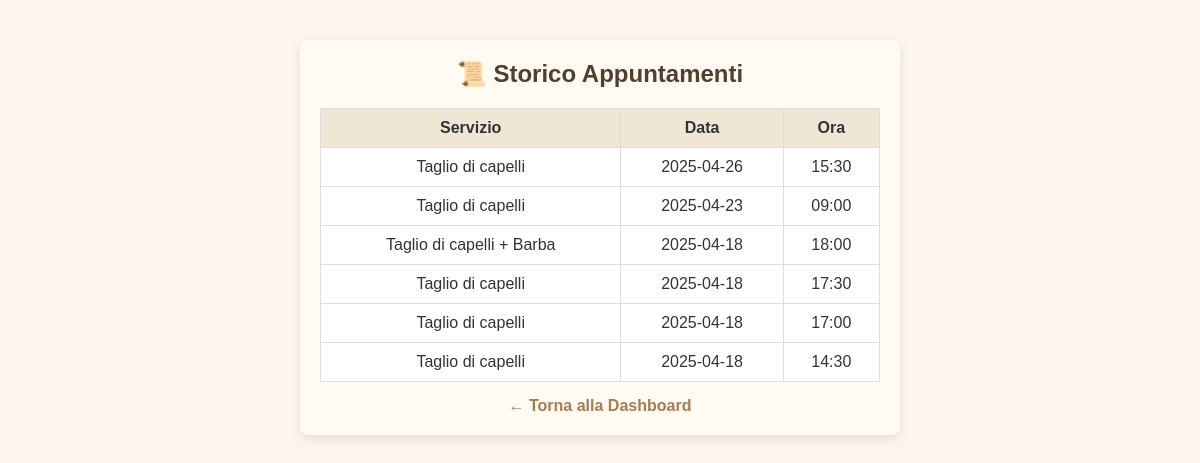
The app's page /user_history (signed in), older data.
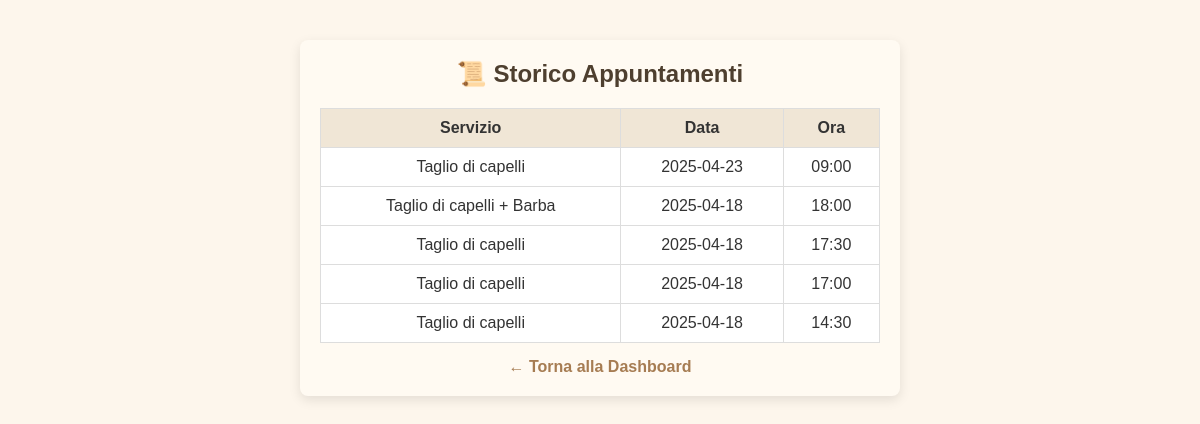
The same page, newer data.
### tables this page shows
CREATE TABLE appointments (
            id INTEGER PRIMARY KEY AUTOINCREMENT,
            user_id INTEGER NOT NULL,
            service TEXT NOT NULL,
            date TEXT NOT NULL,
            time TEXT NOT NULL, barber TEXT NOT NULL DEFAULT 'Mattia', tipo TEXT DEFAULT 'barbiere',
            FOREIGN KEY (user_id) REFERENCES users(id)
        );

### app.py (the view)
@app.route('/user_history')
def user_history():
    if 'user_id' not in session:
        return redirect(url_for('login_user'))
    user_id = session['user_id']
    today = datetime.now().strftime("%Y-%m-%d")
    now_time = datetime.now().strftime("%H:%M")
    conn = sqlite3.connect('bookings.db')
    cursor = conn.cursor()
    cursor.execute("""
        SELECT service, date, time
        FROM appointments
        WHERE user_id = ? AND (date < ? OR (date = ? AND time < ?))
        ORDER BY date DESC, time DESC
    """, (user_id, today, today, now_time))
    appointments = cursor.fetchall()
    conn.close()
    return render_template('user_history.html', appointments=appointments)

### templates/user_history.html (shortened to what this page needs)
<!DOCTYPE html>
<html lang="it">
<head>
  <link rel="stylesheet" href="{{ url_for('static', filename='style.css') }}">
</head>
<body>
  <div class="container">
    <h2>📜 Storico Appuntamenti</h2>
    {% if appointments %}
      <table>
        <thead>
          <tr>
            <th>Servizio</th>
            <th>Data</th>
            <th>Ora</th>
          </tr>
        </thead>
        <tbody>
          {% for a in appointments %}
          <tr>
            <td>{{ a[0] }}</td>
            <td>{{ a[1] }}</td>
            <td>{{ a[2] }}</td>
          </tr>
          {% endfor %}
        </tbody>
      </table>
    {% else %}
      <p>Non hai appuntamenti passati.</p>
    {% endif %}
    <a href="{{ url_for('user_dashboard') }}">← Torna alla Dashboard</a>
  </div>
</body>
</html>

Row changes from the older to the newer data that the page shows:
removed appointments: service "Taglio di capelli", date "2025-04-26", time "15:30"
